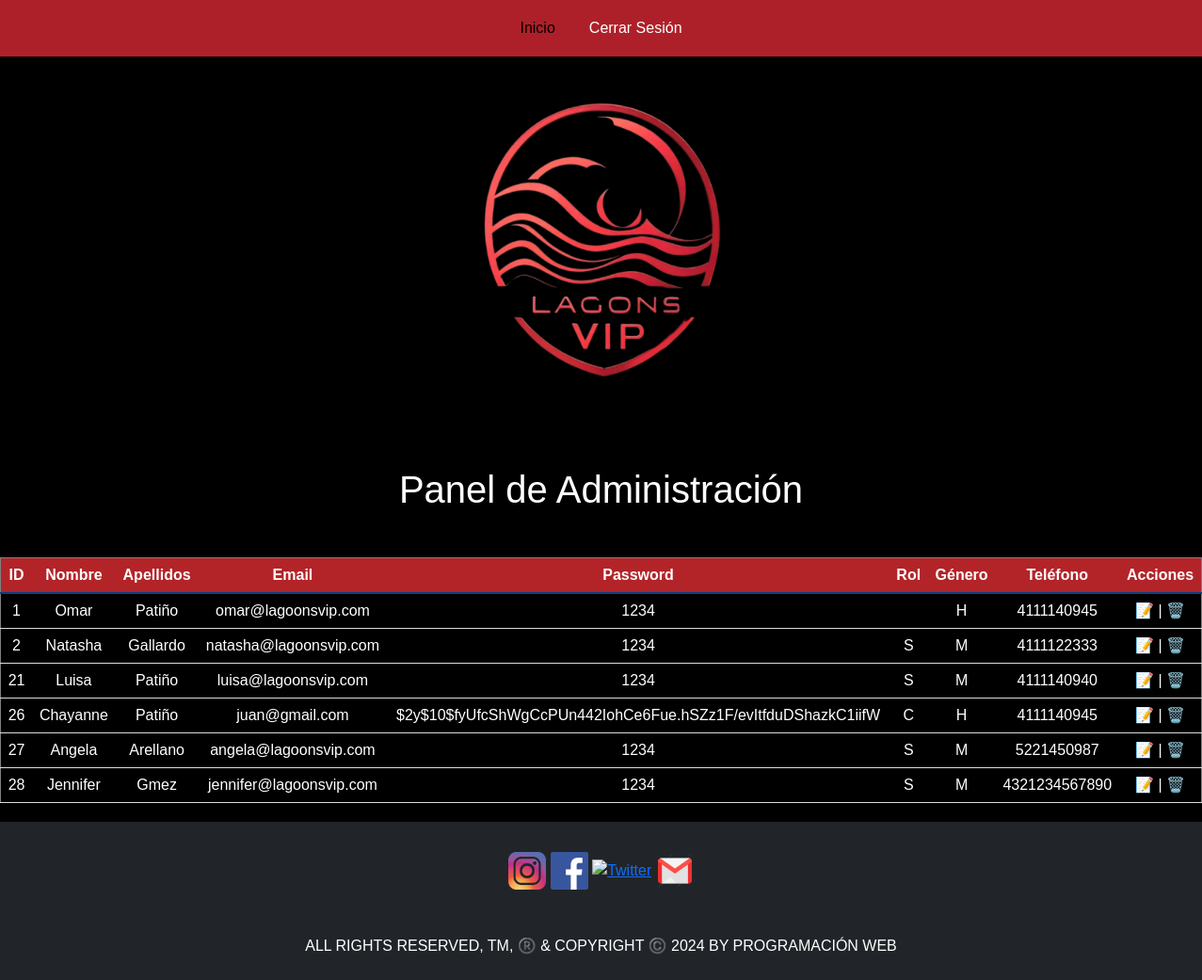
/Administrador/classAdmin.php, run on the app's committed database.
### tables this page shows
CREATE TABLE `usuario` (
  `id_usuario` int(11) NOT NULL,
  `nombre` varchar(50) NOT NULL,
  `apellidos` varchar(50) NOT NULL,
  `email` varchar(100) NOT NULL,
  `password` varchar(255) NOT NULL,
  `rol` enum('C','S') NOT NULL,
  `genero` enum('H','M','O') NOT NULL,
  `telefono` varchar(15) DEFAULT NULL,
  `imagen` mediumblob NOT NULL
);

### BaseDatos/read_user.php (the view, shortened to what this page needs)
<?php
include 'db.php';
$sql = "SELECT * FROM Usuario";
$result = $conn->query($sql);
echo "<table border='1' style='width: 100%; border-collapse: collapse;'>
        <tr>
            <th>ID</th>
            <th>Nombre</th>
            <th>Apellidos</th>
            <th>Email</th>
            <th>Password</th>
            <th>Rol</th>
            <th>Género</th>
            <th>Teléfono</th>
            <th>Acciones</th>
        </tr>";
if ($result->num_rows > 0) {
    while ($row = $result->fetch_assoc()) {
        echo "<tr>
                <td>" . htmlspecialchars($row['id_usuario']) . "</td>
                <td>" . htmlspecialchars($row['nombre']) . "</td>
                <td>" . htmlspecialchars($row['apellidos']) . "</td>
                <td>" . htmlspecialchars($row['email']) . "</td>
                <td>" . htmlspecialchars($row['password']) . "</td>
                <td>" . htmlspecialchars($row['rol']) . "</td>
                <td>" . htmlspecialchars($row['genero']) . "</td>
                <td>" . htmlspecialchars($row['telefono']) . "</td>
                <td>
                    <a href='../BaseDatos/edit_user.php?id=" . htmlspecialchars($row['id_usuario']) . "'>📝</a> |
                    <a href='../BaseDatos/delete_user.php?id={$row['id_usuario']}' onclick='return confirm(\"¿Estás seguro de que deseas eliminar este usuario?\")'>🗑️</a>
                </td>
              </tr>";
    }
} else {
    echo "<tr><td colspan='9'>No hay usuarios registrados</td></tr>";
}
echo "</table>";
?>

### CSS/styles.css (style rules this page uses)
body { background-color: black; color: white; font-family: Arial, sans-serif; text-align: justify; display: flex; flex-direction: column; }

### Administrador/classAdmin.php (style rules this page uses)
body { background-color: black; color: white; font-family: Arial, sans-serif; }
table { width: 50%; border-collapse: collapse; margin: 20px 0; font-size: 1em; font-family: Arial, sans-serif; box-shadow: 0px 4px 8px rgba(0, 0, 0, 0.1); }
th, td { padding: 6px 7.5px; text-align: center; }
th { background-color: #b32428; color: white; font-weight: bold; border-bottom: 2px solid #004080; }
td { border-bottom: 1px solid #ddd; }
td a { color: #007BFF; text-decoration: none; font-weight: bold; }

### data on the page
usuario: id_usuario "1", nombre "Omar", apellidos "Patiño", email "omar@lagoonsvip.com", password "1234", genero "H", telefono "4111140945"
usuario: id_usuario "2", nombre "Natasha", apellidos "Gallardo", email "natasha@lagoonsvip.com", password "1234", rol "S", genero "M", telefono "4111122333"
usuario: id_usuario "21", nombre "Luisa", apellidos "Patiño", email "luisa@lagoonsvip.com", password "1234", rol "S", genero "M", telefono "4111140940"
usuario: id_usuario "26", nombre "Chayanne", apellidos "Patiño", email "juan@gmail.com", password "$2y$10$fyUfcShWgCcPUn442IohCe6Fue.hSZz1F/evItfduDShazkC1iifW", rol "C", genero "H", telefono "4111140945"
usuario: id_usuario "27", nombre "Angela", apellidos "Arellano", email "angela@lagoonsvip.com", password "1234", rol "S", genero "M", telefono "5221450987"
usuario: id_usuario "28", nombre "Jennifer", apellidos "Gmez", email "jennifer@lagoonsvip.com", password "1234", rol "S", genero "M", telefono "4321234567890"
